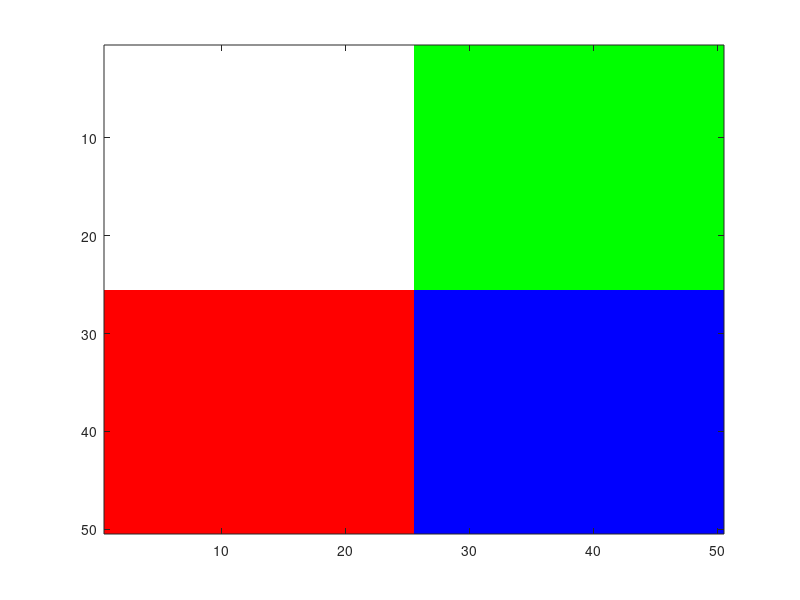

Write the MATLAB code that produced this figure.
% MATLAB Script
% Chapter 14 Problem 3

% Creates a four color image using a custom colormap
mycolormap = [1 0 0; 0 1 0; 0 0 1; 1 1 1];
colormap(mycolormap)
mat = ones(50);
mat(1:25,1:25) = 4;
mat(1:25, 26:50) = 2;
mat(26:50, 26:50) = 3;
image(mat)
